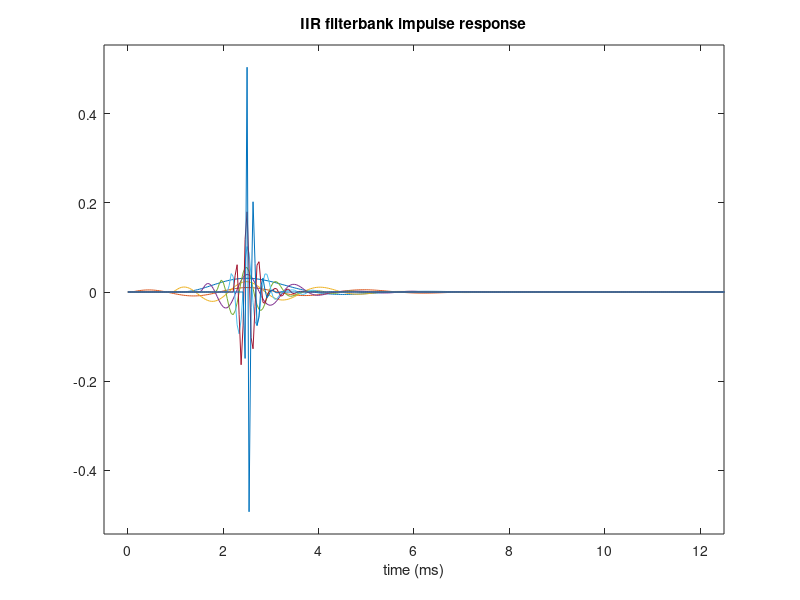
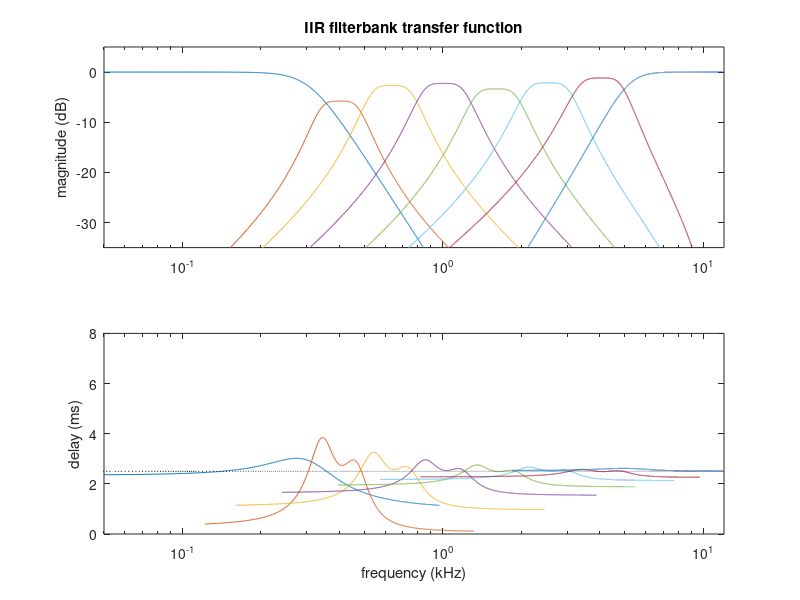
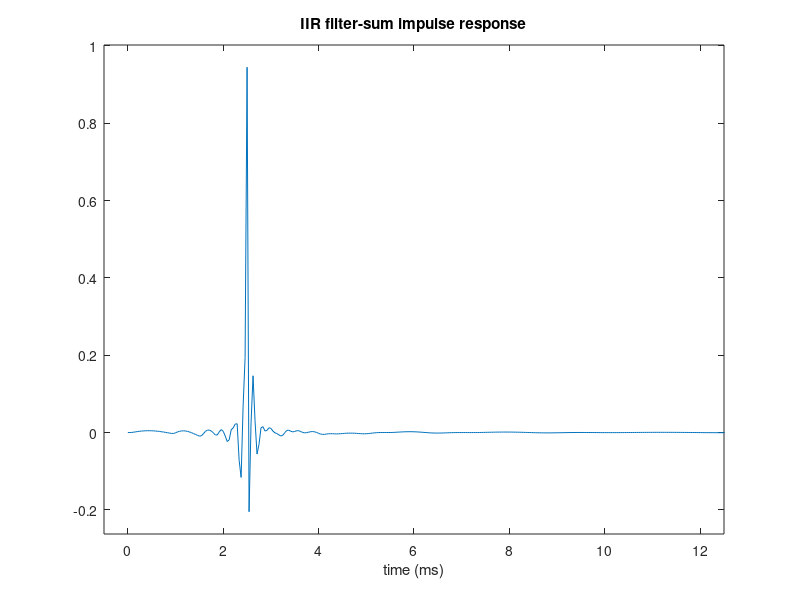
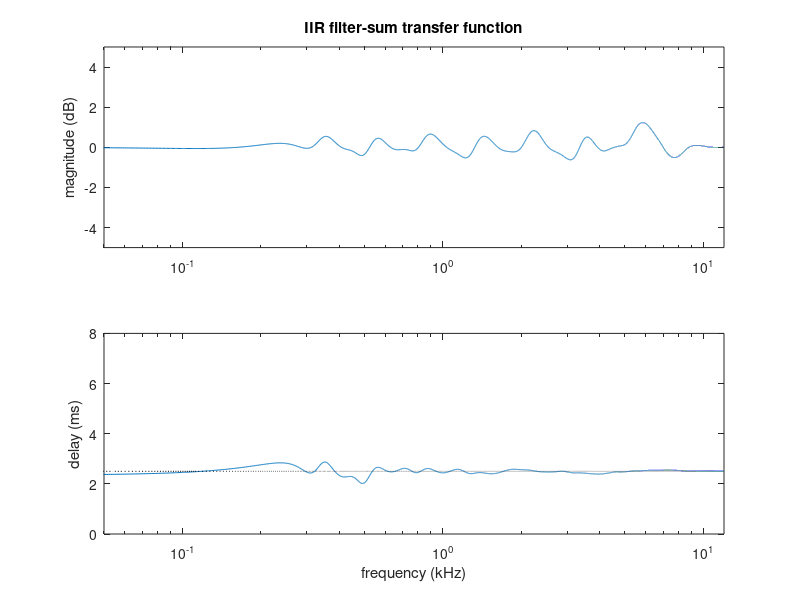

Reproduce these figures in MATLAB, in order.
% test IIR filterbank design
function iirfb
no=2;     % filter order
td=2.5;   % target delay
sr=24000; % sampling rate
cf=[317.2,503.0,797.6,1265,2006,3181,5045]; % crossover frequencies
nt=sr;
% filter design
[b,a]=iir_fbco(sr,cf,no);
[g,d]=align_peak(b,a,sr,td);
g=adjust_gain(b,a,g,d,cf,sr);
% filter example
x=[1;zeros(nt-1,1)];
y=filterbank(x,b,a);
y=peak_align(y,d,g);
z=sum(y,2);
%
plot_filt(y,sr,td,'IIR filterbank',1)
plot_filt(z,sr,td,'IIR filter-sum',3)
filter_print(b,a,g,d);
% find roots & unity-passband scale
nc=size(b,1);
nz=2*no;
z = zeros(nc,nz);
p = zeros(nc,nz);
h = zeros(nc,1);
for k=1:nc
    z(k,:) = roots(b(k,:));
    p(k,:) = roots(a(k,:));
    h(k) = mean(abs(b(k,:))) / mean(abs(poly(z(k,:))));
end
% save 
b = transpose(b);
a = transpose(a);
z = transpose(z);
p = transpose(p);
save iirfb b a g d cf sr z p h -v4
return

function [b,a]=iir_fbco(sr,cf,no)
% sr - sampling rate
% cf - cross-over frequencies
% no - filter order
% y  - output signal
cos = 9;            % cross-over spread parameter
nb = length(cf)+1;  % number of bands
% calculate IIR filter coefficients
fn = sr/2;            % Nyquist rate
n2 = 2 * no;          % double filter order
b = zeros(nb,n2+1);   % initialize b coefficient array
a = zeros(nb,n2+1);   % initialize a coefficient array
s = 1 + cos ./ cf;    % cross-over spread
wn=(cf(1)/s(1))/fn;
[b(1,:),a(1,:)] = butter(n2,wn);           % low-pass
for k=2:(nb-1)
    wn=[cf(k-1)*s(k-1) cf(k)/s(k)]/fn;
    [b(k,:),a(k,:)] = butter(no,wn);       % band-pass
    [z,p,h] = butter(no,wn);
end
wn=(cf(nb-1)*s(nb-1))/fn;
[b(nb,:),a(nb,:)] = butter(n2,wn,'high');  % high-pass
return

function y=filterbank(x,b,a)
nb = size(b,1);
% apply filters to input
x = x(:);                % ensure input is column vector
y = zeros(length(x),nb); % initialize output signal
for k=1:nb
   y(:,k) = filter(b(k,:),a(k,:),x);
end
return

function [g,d]=align_peak(b,a,sr,td)
nt=1+round(sr*td);
x=[1;zeros(nt-1,1)];
y=filterbank(x,b,a);
nc=size(y,2);
yp=max(y);
yn=min(y);
kk=(-yn)>yp;
g=ones(1,nc);
g(kk)=-g(kk);
y(:,kk)=-y(:,kk);
[~,kp]=max(y);
dd=td*sr/1000;
d=max(0,round(dd-kp+1));
return

function g=adjust_gain(b,a,g,d,cf,sr)
nb=size(b,1);
nt=1024;
for k=1:9
    if (nt < sr) 
        nt = nt * 2;
    end
end
x=[1;zeros(nt-1,1)];
y=filterbank(x,b,a);
y=peak_align(y,d);
H=ffa(y);
for iter=1:8
    G=H*g(:);
    for k=1:(nb-2)
        e=(0:4)/4;
        f=(cf(k).^e).*(cf(k+1).^(1-e));
        m=1+round(f*(nt/sr));
        avg = exp(mean(log(abs(G(m)))));
        g(k+1)=g(k+1)/avg;
    end
end
return

function y=peak_align(y,d,g)
[nt,nc]=size(y);
for k=1:nc
    zz=zeros(d(k),1);
    yy=y(1:(nt-d(k)),k);
    y(:,k)=[zz;yy];
    if (nargin>2) y(:,k)=y(:,k)*g(k); end
end
return

function plot_filt(y,sr,td,lab,fig)
nt=size(y,1);
t=1000*(0:(nt-1))/sr;
% plot impulse responses
figure(fig);clf
plot(t,y)
title(sprintf('%s impulse response',lab))
ymn=min(min(y));
ymx=max(max(y));
ymg=(ymx-ymn)/20;
y_lim=[ymn-ymg ymx+ymg];
t_lim=[-0.5 12.5];
axis([t_lim y_lim])
xlabel('time (ms)')
% plot transfer functions
figure(fig+1);clf
H=ffa(y);
f=linspace(0,sr/2000,length(H))';
d=td*ones(size(f));
fm=max(max(f));
if (size(y,2)>1) mmn=-35; else mmn=-5; end
m_lim=[0.05 fm mmn 5];
d_lim=[0.05 fm   0 8];
M=db(H);
D=gd(H,f);
D(M<-40)=NaN;
subplot(2,1,1)
semilogx(f,M)
axis(m_lim)
ylabel('magnitude (dB)')
title(sprintf('%s transfer function',lab))
subplot(2,1,2)
semilogx(f,D,f,d,':k')
axis(d_lim)
xlabel('frequency (kHz)')
ylabel('delay (ms)')
return

function y=db(x)
y=20*log10(max(eps,abs(x)));
return

function d=gd(H,f)
[nf,nc]=size(H);
d=zeros(nf,nc);
for k=1:nc
   p=unwrap(angle(H(:,k)))/(2*pi);
   d(:,k)=-cdif(p)./cdif(f);
end
return

function dx=cdif(x)
n=length(x);
dx=zeros(size(x));
dx(1)=x(2)-x(1);
dx(2:(n-1))=(x(3:n)-x(1:(n-2)))/2;
dx(n)=x(n)-x(n-1);
return

% fast Fourier analyze real signal
function H=ffa(h)
H=fft(real(h));
n=length(H);
m=1+n/2;            % assume n is even
H(1,:)=real(H(1,:));
H(m,:)=real(H(m,:));
H((m+1):n,:)=[];    % remove upper frequencies
return

function filter_print(b,a,g,d)
nb=length(d);
fprintf('b = \n');
for k=1:nb
    fprintf('%15.8e,',b(k,:));
    fprintf('\n');
end
fprintf('a = \n');
for k=1:nb
    fprintf('%15.8e,',a(k,:));
    fprintf('\n');
end
fprintf('g = ');
fprintf('%.5f,',g);
fprintf('\n');
fprintf('d = ');
fprintf('%d,',d);
fprintf('\n');
return
edit butter
